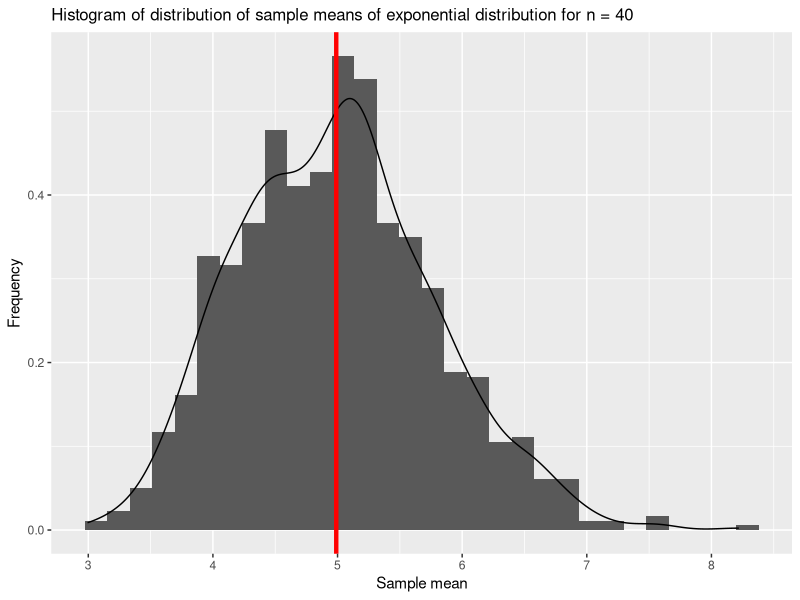
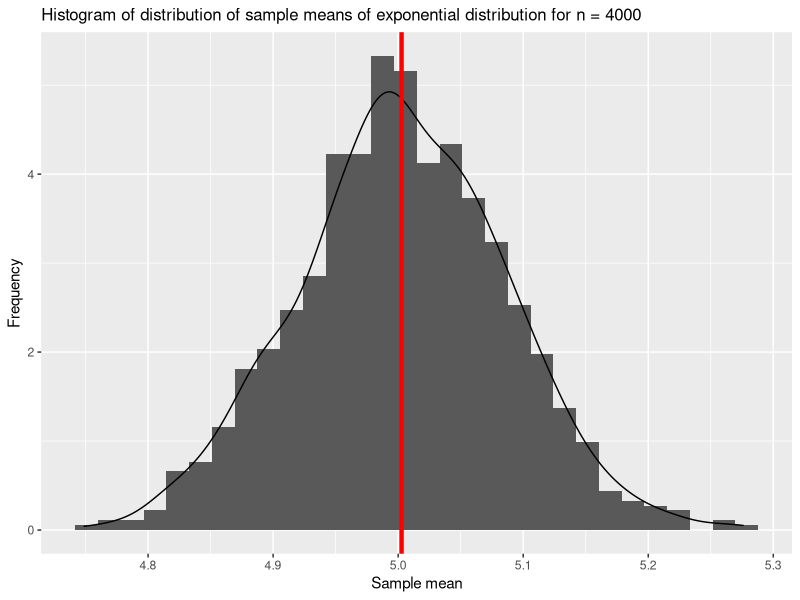
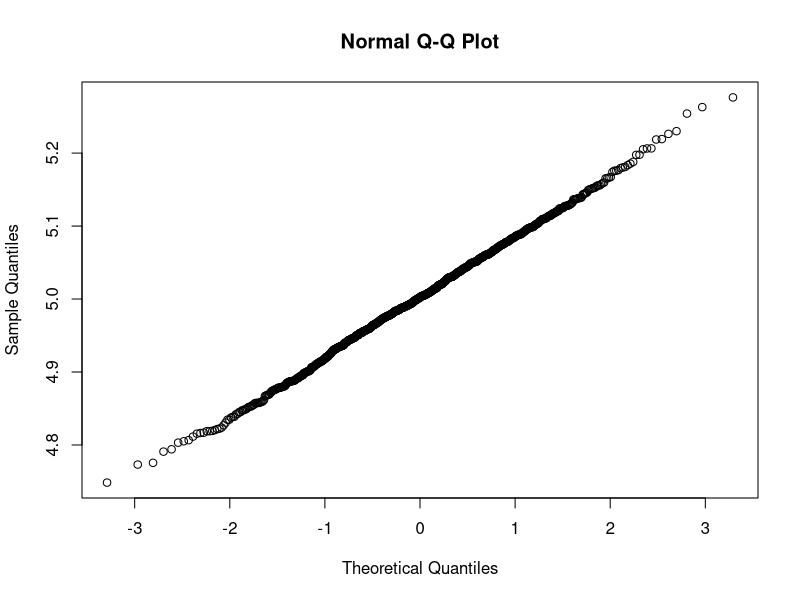

Generate these figures, in order, with R:
## ---- chunk 1
#Load necessary libraries
library(ggplot2)
set.seed(0)
n <- 40
lambda <- 0.2
mu <- numeric(1000)
for (i in 1:1000){
      mu[i] <- mean(rexp(n,lambda))
}
#Mean of the distribution of averages of 40 exponentials from 1000 simulations:
mean(mu)
## ---- chunk 2
mu_df <- data.frame(mu = mu)
g <- ggplot(data = mu_df, aes(x = mu))
g + geom_histogram(bins = 30, aes(y = ..density..)) + 
      geom_density() + 
      geom_vline(xintercept = mean(mu), color = "red", lwd = 1.5) + 
      xlab("Sample mean") + 
      ylab("Frequency") + 
      ggtitle(paste("Histogram of distribution of sample means of exponential distribution for n =", n)) + 
      theme(plot.title = element_text(size = rel(1.1)))

## ---- chunk 3
abs(mean(mu)-1/lambda)
## ---- chunk 4
mu_var <- var(mu)
mu_var
## ---- chunk 5
sqrt(25/40)
## ---- chunk 6
sqrt(mu_var)
## ---- chunk 7
(1/lambda)/(sqrt(mu_var))
## ---- chunk 8
library(e1071)
skewness(mu)
shapiro.test(mu)
## ---- chunk 9
set.seed(0)
n <- 4000
lambda <- 0.2
mu <- numeric(1000)
for (i in 1:1000){
      mu[i] <- mean(rexp(n,lambda))
}
#Mean of the distribution of averages of 40 exponentials from 1000 simulations:
mean(mu)
## ---- chunk 10
mu_df <- data.frame(mu = mu)
g <- ggplot(data = mu_df, aes(x = mu))
g + geom_histogram(bins = 30, aes(y = ..density..)) + 
      geom_density() + 
      geom_vline(xintercept = mean(mu), color = "red", lwd = 1.5) + 
      xlab("Sample mean") + 
      ylab("Frequency") + 
      ggtitle(paste("Histogram of distribution of sample means of exponential distribution for n =", n)) + 
      theme(plot.title = element_text(size = rel(1.1)))

## ---- chunk 11
qqnorm(mu)
## ---- chunk 12
shapiro.test(mu)
